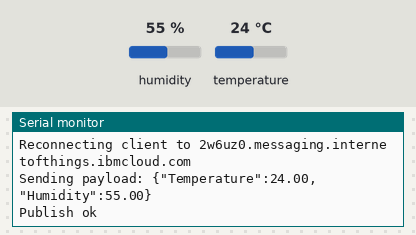
Bench run of a sketch on a simulated ESP8266 (NodeMCU). Shown: the last lines printed to the serial monitor. Inputs (shaded band) come from the test bench; at power-on: humidity 55 %, temperature 24 °C. WiFi joins after 1.5 s; servers stay silent unless stated; no MQTT or app messages arrive unless stated.

Above: at 2.7 s.
2.8 s: humidity set to 22 %
At 7.0 s:
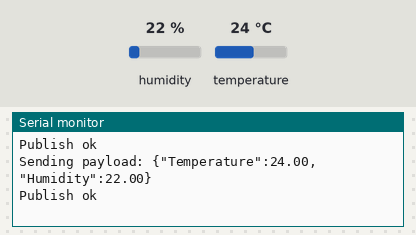
8.8 s: temperature set to 12 °C
At 12.8 s:
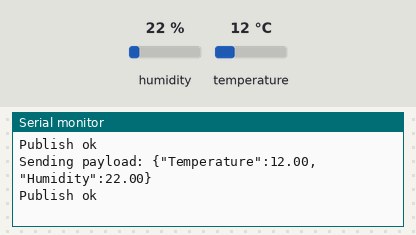
14.8 s: humidity set to 40 %
At 17.5 s:
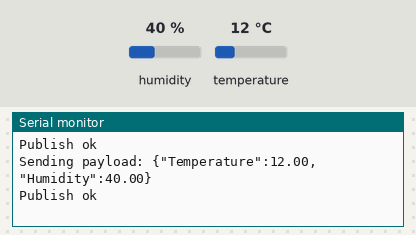
Timing chart, 0 to 19.0 s (numbered marks = the images above; inputs shaded):
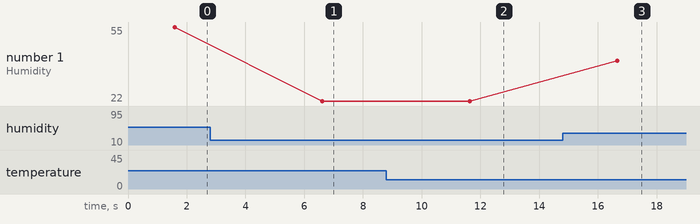

Measured:
- after the input at 2.8 s, the serial monitor: prints a new line after 3.8 s (image 1)
- after the input at 8.8 s, the serial monitor: prints a new line after 2.8 s (image 2)
- after the input at 14.8 s, the serial monitor: prints a new line after 1.9 s (image 3)
- plotted number 1: 55 → 22 after the input at 2.8 s, 22 → 40 after the input at 14.8 s

The sketch:

workshop_test.ino
```cpp
// (licence header left out)
#include <ESP8266WiFi.h>
#include <PubSubClient.h> // https://github.com/knolleary/pubsubclient/releases/tag/v2.3
#include <DHT.h>

//-------- Customise these values -----------
const char* ssid = "Rv2000";
const char* password = "panasonic";

#define ORG "2w6uz0"
#define DEVICE_TYPE "ESP8266"
#define DEVICE_ID "1"
#define TOKEN "LJ+4W21Pm*koegbfms"
#define DHTPIN D5
#define DHTTYPE DHT11
//-------- Customise the above values --------

char server[] = ORG ".messaging.internetofthings.ibmcloud.com";
char topic[] = "iot-2/evt/status/fmt/json";
char authMethod[] = "use-token-auth";
char token[] = TOKEN;
char clientId[] = "d:" ORG ":" DEVICE_TYPE ":" DEVICE_ID;

WiFiClient wifiClient;
PubSubClient client(server, 1883, wifiClient);
DHT dht(DHTPIN, DHTTYPE);

void setup() {
  Serial.begin(115200); Serial.println();

  Serial.print("Connecting to "); Serial.print(ssid);
  if (strcmp (WiFi.SSID().c_str(), ssid) != 0) {
     WiFi.begin(ssid, password);
  }
  while (WiFi.status() != WL_CONNECTED) {
     delay(500);
     Serial.print(".");
  }
  Serial.println("");
  Serial.print("WiFi connected, IP address: "); Serial.println(WiFi.localIP());

  Serial.println("View the published data on Watson at: ");
  if (ORG == "quickstart") {
    Serial.println("https://quickstart.internetofthings.ibmcloud.com/#/device/" DEVICE_ID "/sensor/");
  } else {
    Serial.println("https://" ORG ".internetofthings.ibmcloud.com/dashboard/#/devices/browse/drilldown/" DEVICE_TYPE "/" DEVICE_ID);
  }
  dht.begin();
}

void loop() {
   if (!!!client.connected()) {
      Serial.print("Reconnecting client to "); Serial.println(server);
      while ( ! (ORG == "quickstart" ? client.connect(clientId) : client.connect(clientId, authMethod, token))) {
        Serial.print(".");
        delay(500);
     }
     Serial.println();
   }
  float h = dht.readHumidity();
  // Read temperature as Celsius (the default)
  float t = dht.readTemperature();

 // String payload = "{\"Temperature\":";
 String payload = "{\"Temperature\":";
  payload += t;
  payload += ",\"Humidity\":";
  payload += h;
  payload += "}";


//  String payload = "{\"_id\":\"1\",\"_rev\": \"1\",\"topic\": \"iot-2/type/ESP8266/id/1/evt/status/fmt/json\",\"payload\":";
//  payload += "{\"Temperature\":";
//  payload += t;
//  payload += ",\"Humidity\":";
//  payload += h;
//  payload += "},";
//  payload += "\"qos\": 0, \"retain\": false}";
  Serial.print("Sending payload: "); Serial.println(payload);

  if (client.publish(topic, (char*) payload.c_str())) {
    Serial.println("Publish ok");
  } else {
    Serial.println("Publish failed");
  }

  delay(5000);
}
```
